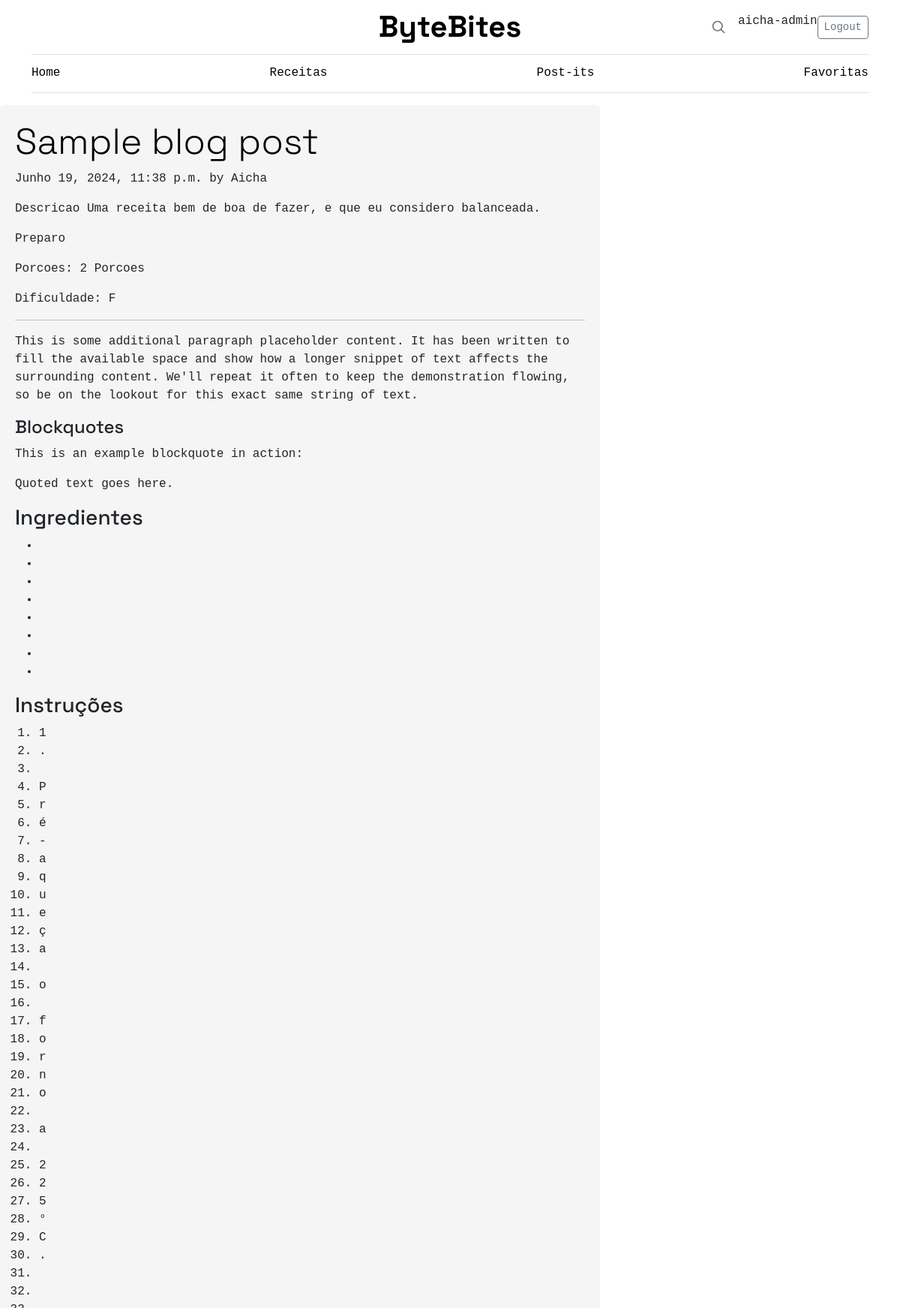
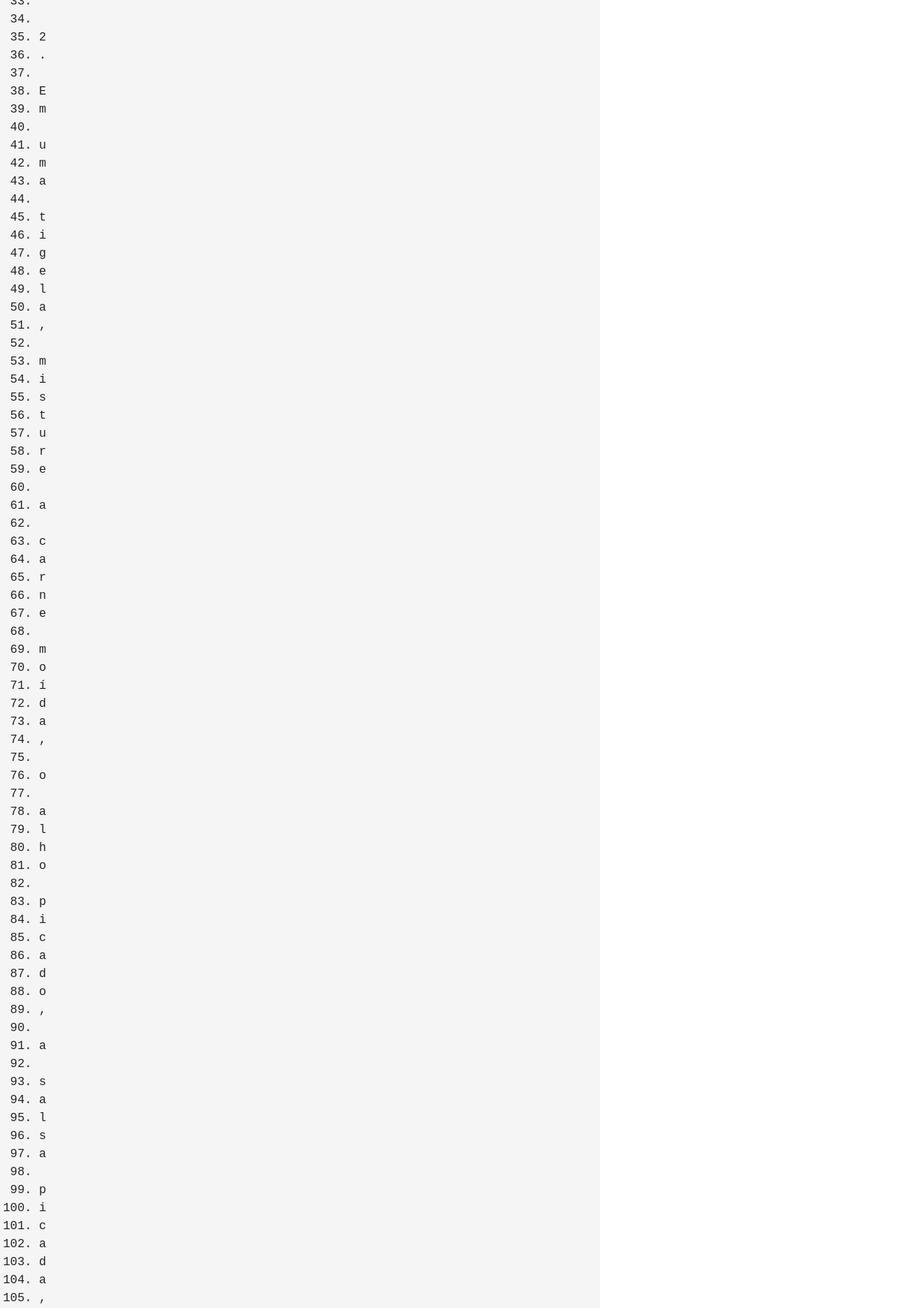
/recipe/1/ (signed in, upper part), run on the app's committed database (2 pictures, top to bottom).
### ByteBites/models.py (models this page shows, shortened)
class Recipe(models.Model):
    DIFFICULTY = [
        ('F', 'Fácil'),
        ('M', 'Médio'),
        ('D', 'Difícil')
    ]
    name = models.CharField(max_length=100)
    description = models.TextField()
    servings = models.IntegerField()
    prep_time = models.IntegerField()
    difficulty = models.CharField(max_length=10, choices=DIFFICULTY)
    instructions = models.TextField()
    date_added = models.DateTimeField(auto_now_add=True)
    ingredients = models.ManyToManyField('Ingredient', through='RecipeIngredient')

### ByteBites/views.py (the view)
# urls.py: path('recipe/<int:recipe_id>/', views.get_recipe, name='get_recipe'),
def get_recipe(request, recipe_id):
    recipe = Recipe.objects.get(pk=recipe_id)
    return render(request, 'recipe.html', {'recipe': recipe})

### ByteBites/templates/recipe.html (shortened to what this page needs)
{% extends 'base.html' %}
{% load static %}
{% block content %}
<body>
    <div class="col-md-8">
        <article class="blog-post">
            <h1 class="display-5 link-body-emphasis mb-2">Sample blog post</h1>
            <p class="blog-post-meta">{{ recipe.date_added }} by Aicha</p>
            <p>Descricao {{recipe.description }}</p>
            <p>Preparo {{recipe.preparation_time }}</p>
            <p> Porcoes: {{ recipe.servings }} Porcoes</p>
            <p> Dificuldade: {{ recipe.difficulty }}</p>
            <hr>
            <p>This is some additional paragraph placeholder content. It has been written to fill the available space
                and show how a longer snippet of text affects the surrounding content. We'll repeat it often to keep the
                demonstration flowing, so be on the lookout for this exact same string of text.</p>
            <h2>Blockquotes</h2>
            <p>This is an example blockquote in action:</p>
            <blockquote class="blockquote">
                <p>Quoted text goes here.</p>
            </blockquote>
            <h3>Ingredientes</h3>
            <ul>
                {% for ingredient in recipe.ingredients.all %}
                <li>{{ ingredient.quant }} {{ingredient.unit}} {{ingredient.ingredient_name}}</li>
                {% endfor %}
            </ul>
            <h3>Instruções</h3>
            <ol>
                {% for instruction in recipe.instructions %}
                <li>{{ instruction }}</li>
                {% endfor %}
            </ol>
        </article>
    </div>
</body>
</html>
</body>
</html>
{% endblock %}

### ByteBites/templates/base.html (shortened to what this page needs)
<!DOCTYPE html>
<html lang="en">
<head>
  <link href="https://cdn.jsdelivr.net/npm/bootstrap@5.3.3/dist/css/bootstrap.min.css" rel="stylesheet"
>
  <link rel="stylesheet" href="https://cdn.jsdelivr.net/npm/bootstrap-icons/font/bootstrap-icons.css">
  <link rel="stylesheet" href="../static/css/styles.css">
</head>
<body>
  <div class="container">
    <header class="border-bottom lh-1 py-3">
      <div class="row flex-nowrap justify-content-between align-items-center">
        <div class="col-4 pt-1">
        </div>
        <div class="col-4 text-center">
          <a class="blog-header-logo text-body-emphasis text-decoration-none" href="{% url 'home'%}">ByteBites</a>
        </div>
        <div class="col-4 d-flex justify-content-end align-items-center">
          <a class="link-secondary" href="#" aria-label="Search">
            <svg xmlns="http://www.w3.org/2000/svg" width="20" height="20" fill="none" stroke="currentColor"
              stroke-linecap="round" stroke-linejoin="round" stroke-width="2" class="mx-3" role="img"
              viewBox="0 0 24 24">
              <title>Pesquisar</title>
              <circle cx="10.5" cy="10.5" r="7.5"></circle>
              <path d="M21 21l-5.2-5.2"></path>
            </svg>
          </a>
         {% if request.user.is_authenticated %}
         <p>{{ request.user.username }}</p>
          <a class="btn btn-sm btn-outline-secondary" method="post" href="{% url 'logout'%}">Logout</a>
          {% else %}
          <a class="btn btn-sm btn-outline-secondary" href="{% url 'login'%}">Login</a>
          <a class="btn btn-sm btn-outline-secondary" href="{% url 'signup'%}">Crie uma conta</a>
          {% endif %}
        </div>
      </div>
    </header>
    <div class="nav-scroller py-1 mb-3 border-bottom">
      <nav class="nav nav-underline justify-content-between">
        <a class="nav-item nav-link link-body-emphasis" href="{% url 'home'%}">Home</a>
        <a class="nav-item nav-link link-body-emphasis" href="{% url 'recipe_pg'%}">Receitas</a>
        <a class="nav-item nav-link link-body-emphasis" href="{% url 'post-its'%}">Post-its</a>
        <a class="nav-item nav-link link-body-emphasis" href="">Favoritas</a>
      </nav>
    </div>
  </div>
  {% block content %}
  {% endblock %}
</body>
</html>

### ByteBites/static/css/styles.css (style rules this page uses)
body { font-family: "Space Grotesk", -apple-system, BlinkMacSystemFont, "Segoe UI", Roboto, Helvetica, Arial, sans-serif, "Apple Color Emoji", "Segoe UI Emoji"; cursor: pointer; }
.blog-header-logo { font-size: 2.5rem; font-weight: 800; color: #1d6cc1; font-family: "Space Grotesk", -apple-system, BlinkMacSystemFont, "Segoe UI", Roboto, Helvetica, Arial, sans-serif, "Apple Color Emoji", "Segoe UI Emoji", "Segoe UI Symbol” }
body { font-family: 'Space Grotesk', monospace; }
.blog-header-logo { font-size: 2.5rem; font-weight: 800; color: #1d6cc1; font-family: "Space Grotesk", monospace; }
.blog-post { margin-bottom: 20px; padding: 20px; background-color: #f5f5f5; border-radius: 5px; }
.blog-post h2 { font-size: 24px; margin-bottom: 10px; }
.blog-post p { font-size: 16px; line-height: 1.5; }

### data on the page
Recipe: date_added "Junho 19, 2024, 11:38 p.m.", description "Uma receita bem de boa de fazer, e que eu considero balanceada.", servings "2", difficulty "F"

### other printed values
{{ request.user.username }} "aicha-admin"
{{ instruction }} "1" "." "P" "r" "é" "-" "a" "q" "u" "e" "ç" "a" "o" "f" "o" "r" "n" "o" "a" "2" "2" "5" "°" "C" "." "2" "." "E" "m" "u" "m" "a" "t" "i" "g" "e" "l" "a" "," "m" "i" "s" "t" "u" "r" "e" "a" "c" "a" "r" "n" "e" "m" "o" "í" "d" "a" "," "o" "a" "l" "h" "o" "p" "i" "c" "a" "d" "o" "," "a" "s" "a" "l" "s" "a" "p" "i" "c" "a" "d" "a" ","
